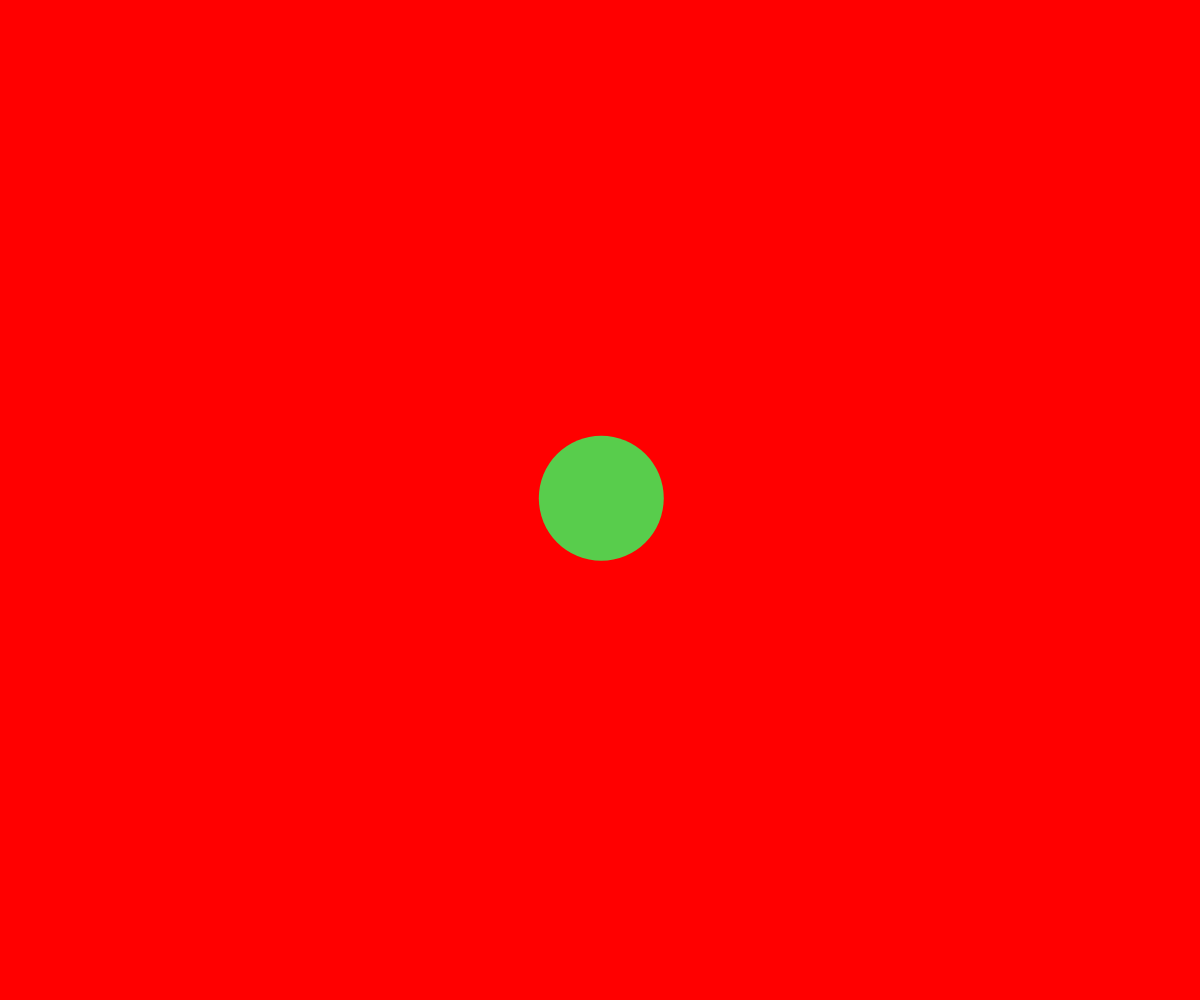
Frame 1 (no input)
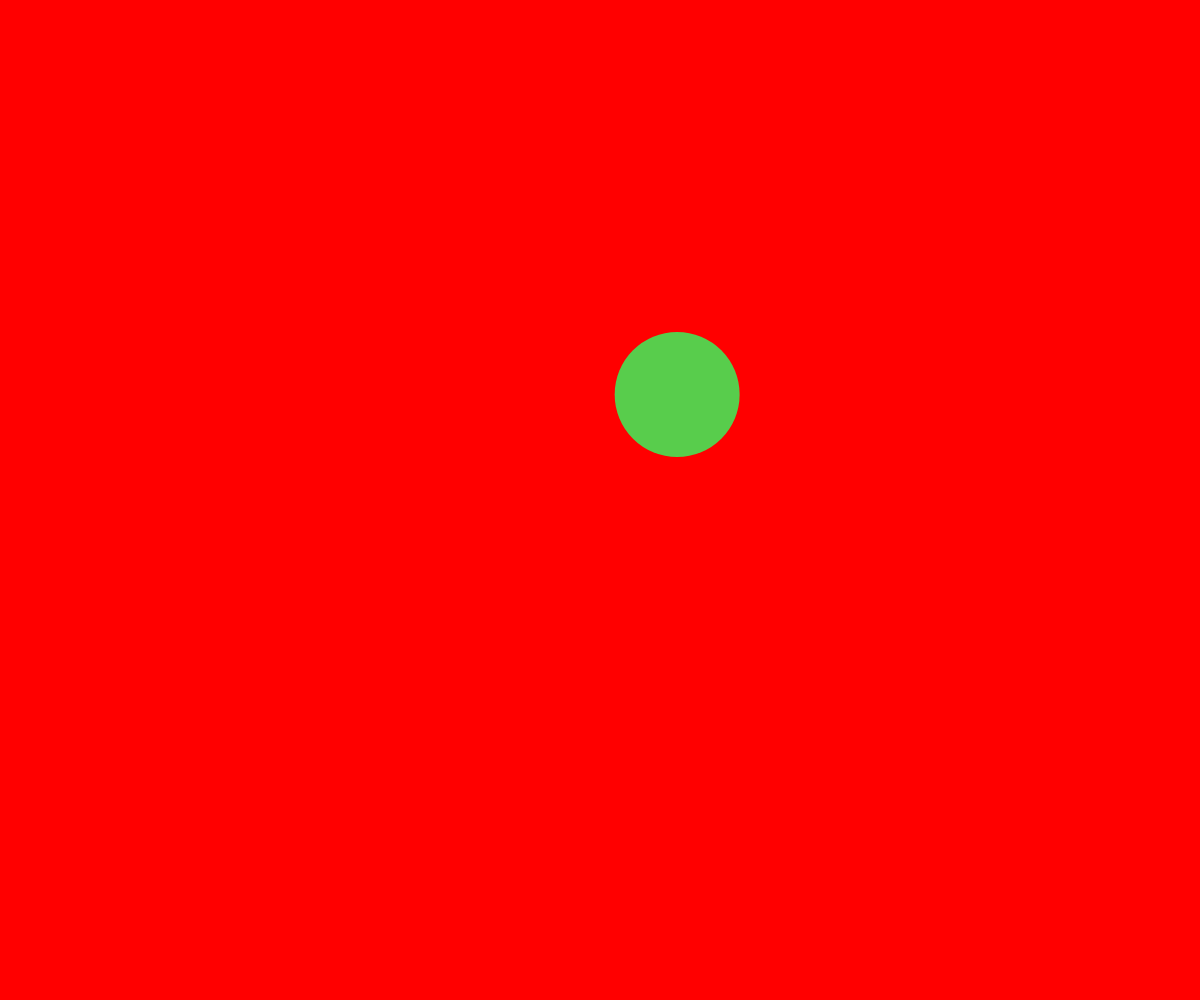
Frame 60 (no input)
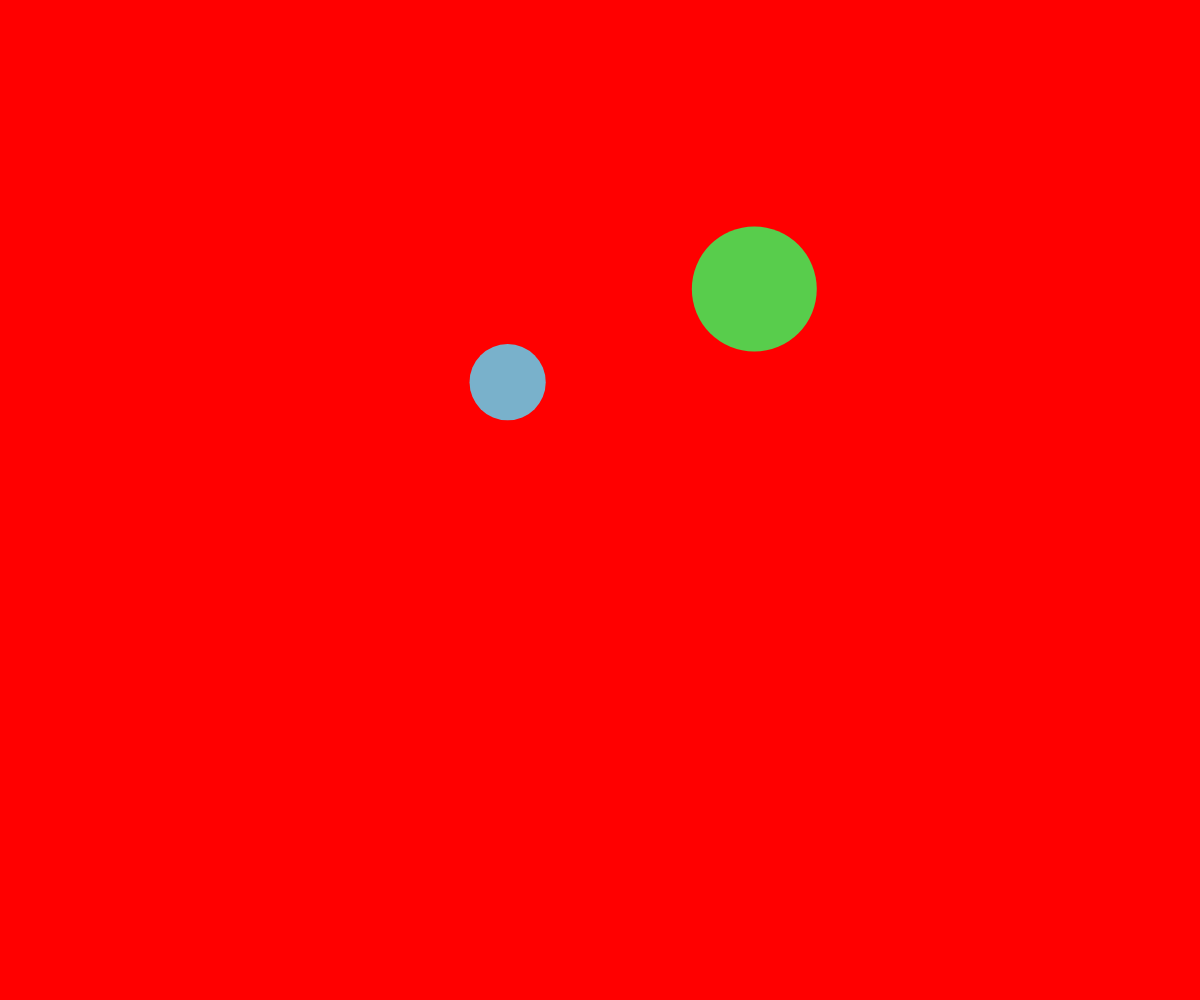
Frame 120 (the mouse pressed at the canvas centre since frame 60)

The p5.js sketch that drew these frames (run headless with seeded random() and noise() and a simulated clock; from frame 60 on, the mouse is pressed at the canvas centre):

// p5.js sketch
// ── sketch.js
let thBallArray = [];

function setup() {
  createCanvas(windowWidth, windowHeight);
  noStroke();
  // randomizeColor();
  spawnBall(width/2, height/2);
}

function draw() {
  background("red");
  moveCircle();
  bounceIfNeeded();
  showCircle();
  // console.log(y);
}

function spawnBall(_x, _y) {
  let newBall = {
    x: _x,
    y: _y,
    dx: random(-3, 3),
    dy: random(-3, 3),
    radius: random(25, 75),
    r: random(255),
    g: random(255),
    b: random(255),
  };
  thBallArray.push(newBall);

}

function moveCircle() {
  for (let ball of thBallArray) {
    ball.x = ball.x + ball.dx;
    ball.y += ball.dy;
  }
}

function bounceIfNeeded() {
  //should i bounce?
  for (let ball of thBallArray) {
    if (ball.x < 0 + ball.radius || ball.x > width - ball.radius) {
      ball.dx = ball.dx * -1;
      randomizeColor(ball);
    }
    if (ball.y < 0 + ball.radius || ball.y > height - ball.radius) {
      ball.dy = ball.dy * -1;
      randomizeColor(ball);
    }
  }
}

function randomizeColor(thaBall) {
  thaBall.r = random(255);
  thaBall.g = random(255);
  thaBall.b = random(255);
}

function showCircle() {
  for (let ball of thBallArray) {
    fill(ball.r, ball.g, ball.b);
    circle(ball.x, ball.y, ball.radius*2);
  }
}

function mousePressed() {
  spawnBall(mouseX, mouseY);
}
